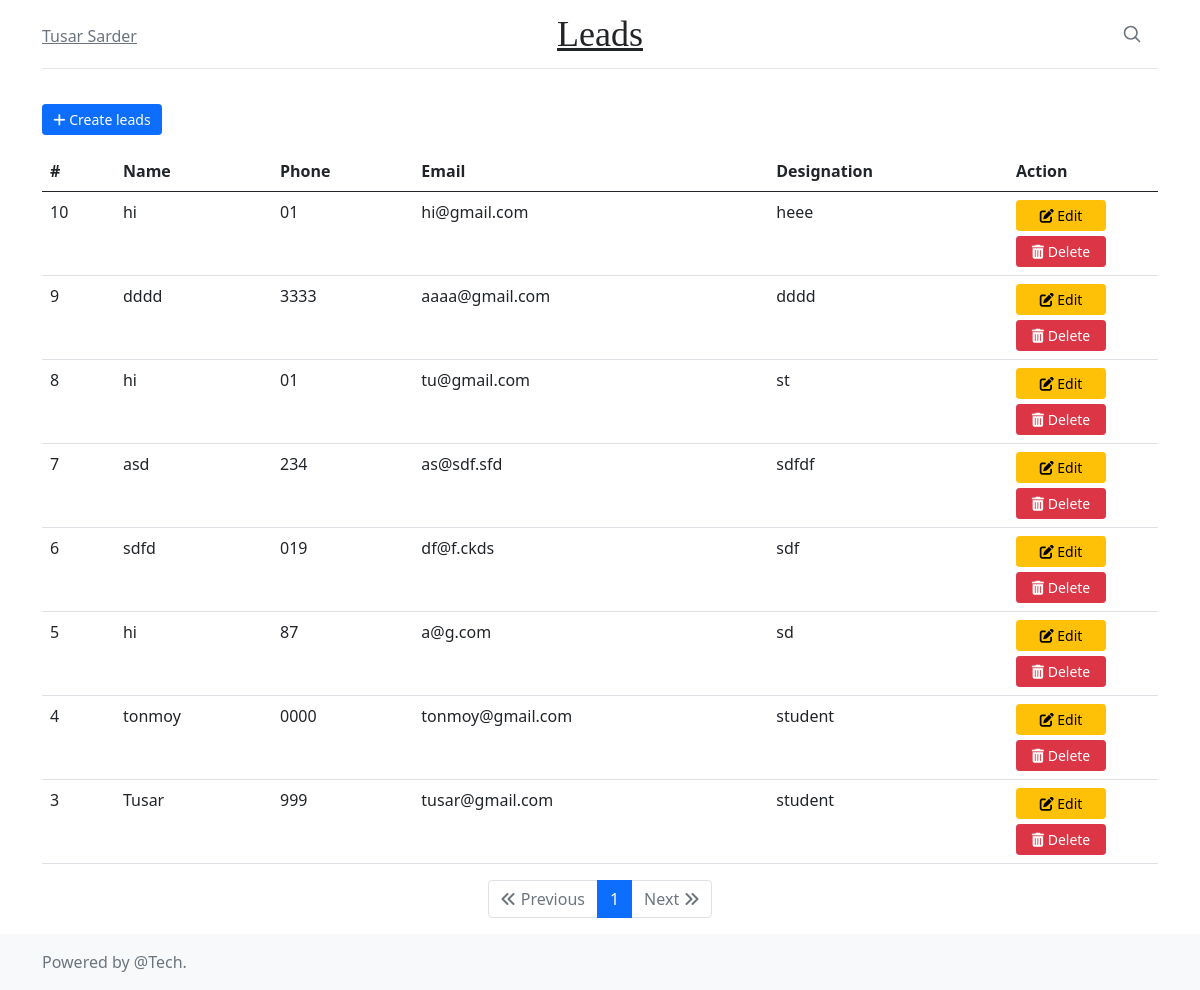
Before: / with the older database file.
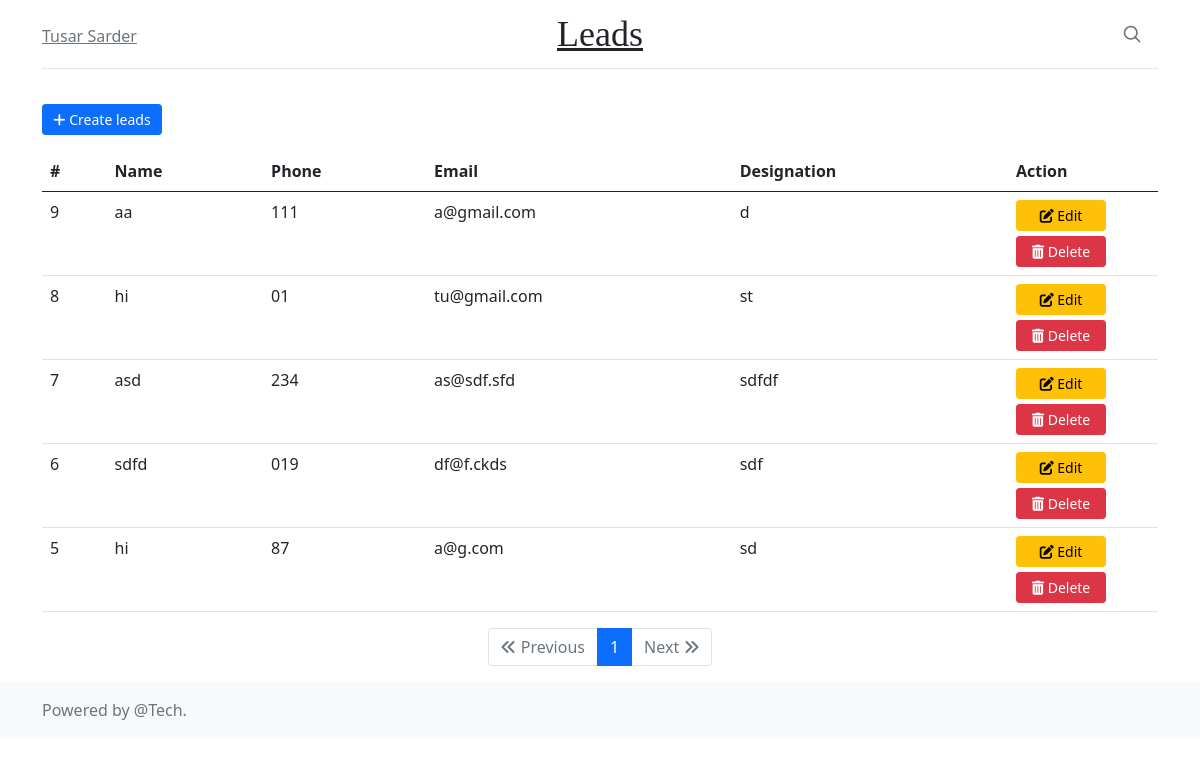
After: the same page with the newer database file.
### crud/models.py (models this page shows, shortened)
class Leads(models.Model):
    name = models.CharField(max_length=50)
    phone = models.CharField(max_length=15)
    email = models.CharField(max_length=50)
    designation = models.CharField(max_length=50)

### crud/views.py (the view)
# urls.py: path('', views.index, name='index'),
def index(request):
    leads = Leads.objects.all().order_by('-id')
    paginator = Paginator(leads, 60)
    page_number = request.GET.get('page')
    page_obj = paginator.get_page(page_number)
    return render(request, 'index.html', {'page_obj': page_obj})

### templates/index.html (shortened to what this page needs)
{% load static %}
<!DOCTYPE html>
<html lang="en">
  <head>
    <link href="https://cdn.jsdelivr.net/npm/bootstrap@5.0.2/dist/css/bootstrap.min.css" rel="stylesheet">
  </head>
  <body>
    <div class="container">
      <header class="blog-header py-3">
        <div class="row flex-nowrap justify-content-between align-items-center">
          <div class="col-4 pt-1">
            <a class="link-secondary" href="https://tusarsarder.pythonanywhere.com/">Tusar Sarder</a>
          </div>
          <div class="col-4 text-center">
            <a class="blog-header-logo text-dark">Leads</a>
          </div>
          <div class="col-4 d-flex justify-content-end align-items-center">
            <a class="link-secondary" href="#" aria-label="Search">
              <svg xmlns="http://www.w3.org/2000/svg" width="20" height="20" fill="none" stroke="currentColor" stroke-linecap="round" stroke-linejoin="round" stroke-width="2" class="mx-3" role="img" viewBox="0 0 24 24"><title>Search</title><circle cx="10.5" cy="10.5" r="7.5"/><path d="M21 21l-5.2-5.2"/></svg>
            </a>
          </div>
        </div>
      </header>
    </div>
    <div class="container">
        <p style="margin-top: 35px;">
          <button style="width: 120px;" type="button" class="btn btn-primary btn-sm shadow-none js-create-book" data-url="{% url 'crud:leads_create' %}">
            <i class="fa-solid fa-plus"></i>
            Create leads
        </button>
        </p>
        <div class="table-responsive">
        <table class="table" id="leads-table">
          <thead>
            <tr>
              <th>#</th>
              <th>Name</th>
              <th>Phone</th>
              <th>Email</th>
              <th>Designation</th>
              <th>Action</th>
            </tr>
          </thead>
          <tbody>
            {% include 'leads_list.html' %}
          </tbody>
        </table>
        </div>
        <nav aria-label="Page navigation example">
          <ul class="pagination justify-content-center" id="pagination">
                      {% if page_obj.has_previous %}
                      <li class="page-item">
                        <a class="page-link shadow-none" href="?page={{ page_obj.previous_page_number }}" tabindex="-1" aria-disabled="true"><i class="fa-solid fa-angles-left"></i> Previous</a>
                      </li>
                      {% else %}
                      <li class="page-item disabled">
                        <a class="page-link shadow-none" tabindex="-1" aria-disabled="true"><i class="fa-solid fa-angles-left"></i> Previous</a>
                      </li>
                      {% endif %}
                  {% load l10n %}
                  {% for post in page_obj.paginator.page_range %}
                  {% if page_obj.number == post  %}
                  <li class="page-item active">
                    <a class="page-link shadow-none" href="?page={{ post }}">{{ post | localize }}</a>
                  </li>
                  {% else %}
                  <li class="page-item">
                    <a class="page-link shadow-none" href="?page={{ post }}">{{ post }}</a>
                  </li>
                  {% endif %}
                  {% endfor %}
                  {% if page_obj.has_next %}
                      <li class="page-item">
                        <a class="page-link shadow-none" href="?page={{ page_obj.next_page_number }}" tabindex="-1" aria-disabled="true">Next <i class="fa-solid fa-angles-right"></i></a>
                      </li>
                      {% else %}
                      <li class="page-item disabled">
                        <a class="page-link shadow-none" tabindex="-1" aria-disabled="true">Next <i class="fa-solid fa-angles-right"></i></a>
                      </li>
                      {% endif %}
          </ul>
        </nav>
    </div>
    <footer class="footer mt-auto py-3 bg-light">
      <div class="container">
        <span class="text-muted">Powered by @Tech.</span>
      </div>
    </footer>
  </body>
</html>

### templates/leads_list.html
{% for data in page_obj %}
  <tr>
    <td>{{ data.id }}</td>
    <td>{{ data.name }}</td>
    <td>{{ data.phone }}</td>
    <td>{{ data.email }}</td>
    <td>{{ data.designation }}</td>
    <td style="width: 150px">
      <button style="width: 90px;" type="button"
              class="btn btn-warning btn-sm shadow-none js-update-book"
              data-url="{% url 'crud:leads_update' data.id %}">
              <i class="fa-solid fa-pen-to-square"></i> Edit
      </button>
      <button style="width: 90px; margin-top: 5px;" type="button"
              class="btn btn-danger btn-sm shadow-none js-delete-book"
              data-url="{% url 'crud:leads_delete' data.id %}">
              <i class="fa-solid fa-trash-can"></i> Delete
      </button>
    </td>
  </tr>
{% empty %}
  <tr>
    <td colspan="8" class="text-center bg-warning">No leads</td>
  </tr>
{% endfor %}

### templates/index.html (style rules this page uses)
.blog-header { line-height: 1; border-bottom: 1px solid #e5e5e5; }
.blog-header-logo { font-family: "Playfair Display", Georgia, "Times New Roman", serif; font-size: 2.25rem; }

Changed rows visible on the page:
removed Leads: id "10", name "hi", phone "01", email "hi@gmail.com", designation "heee"
removed Leads: id "4", name "tonmoy", phone "0000", email "tonmoy@gmail.com", designation "student"
removed Leads: id "3", name "Tusar", phone "999", email "tusar@gmail.com", designation "student"
changed Leads id 9: name "dddd" → "aa"; phone "3333" → "111"; email "aaaa@gmail.com" → "a@gmail.com"; designation "dddd" → "d"
